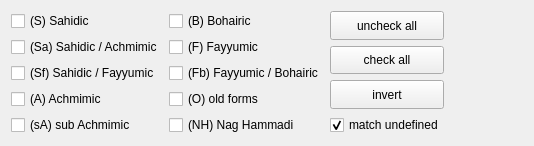
            <widget class="QWidget" name="Dialects">
             <attribute name="title">
              <string>dialects</string>
             </attribute>
             <attribute name="toolTip">
              <string>(Alt+Meta+F2)</string>
             </attribute>
             <layout class="QHBoxLayout" name="horizontalLayout_7">
              <item>
               <layout class="QGridLayout" name="gridLayout_2">
                <item row="0" column="0">
                 <widget class="QCheckBox" name="cbS">
                  <property name="text">
                   <string>(S) Sahidic</string>
                  </property>
                 </widget>
                </item>
                <item row="0" column="1">
                 <widget class="QCheckBox" name="cbBoh">
                  <property name="text">
                   <string>(B) Bohairic</string>
                  </property>
                 </widget>
                </item>
                <item row="1" column="0">
                 <widget class="QCheckBox" name="cbSa">
                  <property name="text">
                   <string>(Sa) Sahidic / Achmimic</string>
                  </property>
                 </widget>
                </item>
                <item row="1" column="1">
                 <widget class="QCheckBox" name="cbF">
                  <property name="text">
                   <string>(F) Fayyumic</string>
                  </property>
                 </widget>
                </item>
                <item row="2" column="0">
                 <widget class="QCheckBox" name="cbSf">
                  <property name="text">
                   <string>(Sf) Sahidic / Fayyumic</string>
                  </property>
                 </widget>
                </item>
                <item row="2" column="1">
                 <widget class="QCheckBox" name="cbFb">
                  <property name="text">
                   <string>(Fb) Fayyumic / Bohairic</string>
                  </property>
                 </widget>
                </item>
                <item row="3" column="0">
                 <widget class="QCheckBox" name="cbAch">
                  <property name="text">
                   <string>(A) Achmimic</string>
                  </property>
                 </widget>
                </item>
                <item row="3" column="1">
                 <widget class="QCheckBox" name="cbO">
                  <property name="text">
                   <string>(O) old forms</string>
                  </property>
                 </widget>
                </item>
                <item row="4" column="0">
                 <widget class="QCheckBox" name="cbsA">
                  <property name="text">
                   <string>(sA) sub Achmimic</string>
                  </property>
                 </widget>
                </item>
                <item row="4" column="1">
                 <widget class="QCheckBox" name="cbNH">
                  <property name="text">
                   <string>(NH) Nag Hammadi</string>
                  </property>
                 </widget>
                </item>
               </layout>
              </item>
              <item>
               <layout class="QVBoxLayout" name="verticalLayout">
                <item>
                 <widget class="QToolButton" name="btUncheckAll">
                  <property name="sizePolicy">
                   <sizepolicy hsizetype="Preferred" vsizetype="Preferred">
                    <horstretch>0</horstretch>
                    <verstretch>0</verstretch>
                   </sizepolicy>
                  </property>
                  <property name="focusPolicy">
                   <enum>Qt::NoFocus</enum>
                  </property>
                  <property name="text">
                   <string>uncheck all</string>
                  </property>
                 </widget>
                </item>
                <item>
                 <widget class="QToolButton" name="btCheckAll">
                  <property name="sizePolicy">
                   <sizepolicy hsizetype="Preferred" vsizetype="Preferred">
                    <horstretch>0</horstretch>
                    <verstretch>0</verstretch>
                   </sizepolicy>
                  </property>
                  <property name="focusPolicy">
                   <enum>Qt::NoFocus</enum>
                  </property>
                  <property name="text">
                   <string>check all</string>
                  </property>
                 </widget>
                </item>
                <item>
                 <widget class="QToolButton" name="btInvert">
                  <property name="sizePolicy">
                   <sizepolicy hsizetype="Preferred" vsizetype="Preferred">
                    <horstretch>0</horstretch>
                    <verstretch>0</verstretch>
                   </sizepolicy>
                  </property>
                  <property name="focusPolicy">
                   <enum>Qt::NoFocus</enum>
                  </property>
                  <property name="text">
                   <string>invert</string>
                  </property>
                 </widget>
                </item>
                <item>
                 <widget class="QCheckBox" name="cbAll">
                  <property name="text">
                   <string>match undefined</string>
                  </property>
                  <property name="checked">
                   <bool>true</bool>
                  </property>
                 </widget>
                </item>
               </layout>
              </item>
              <item>
               <spacer name="horizontalSpacer_6">
                <property name="orientation">
                 <enum>Qt::Horizontal</enum>
                </property>
                <property name="sizeHint" stdset="0">
                 <size>
                  <width>79</width>
                  <height>20</height>
                 </size>
                </property>
               </spacer>
              </item>
             </layout>
            </widget>
